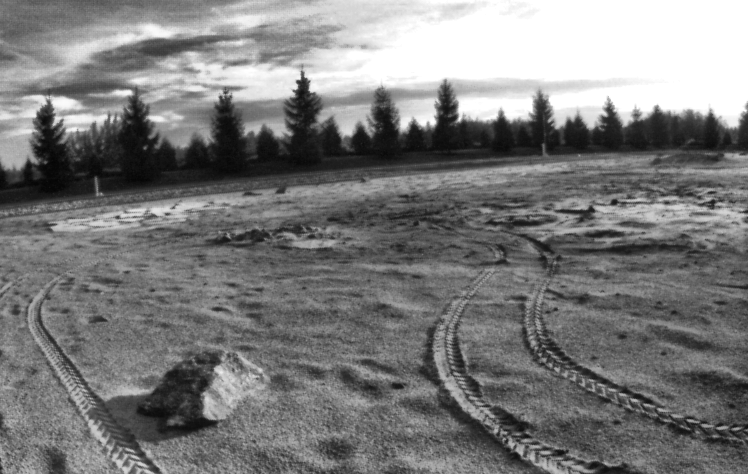
#> input picture data/omni_image0/image_for_matching.png, 748 x 474 px, found by its file name
$ python main2.py
#> lines starting #> are read from the running program, lines starting #| are printed output that depends on the picture
### helper.py
import numpy as np
import cv2
import scipy.ndimage
from numpy.linalg import inv
# [72 lines left out: functions q_to_R, cam_intrinsics, cam_transforms, obtain_index, not called in this run]
        # return np.array([i-2,i-8])
def obtain_good_matches(bf,cur, neighb):

    # use brute force match to find the kth nearest neighbour match
    matches = bf.knnMatch(cur,neighb,k=2)

    # Store all the good matches as per Lowe's ratio test
    good = []
    for m,n in matches:
        if m.distance < 0.7*n.distance:
            good.append([m])

    return good

# [89 lines left out: functions obtain_H_from_T, obtain_Hs, warpTwoImages, trim, panorama, not called in this run]

### unused/main2.py
import numpy as np
import cv2 as cv
import scipy as sp
from helper import *

"""
Algorithm: Automatic Panorama Stitching (A simpler version)

Input: n unordered images, in this case n = 10
Output: Panoramic image

I. Extract SIFT features from all n images.
II. Brute-Force Matching with SIFT Descriptors and Ratio Test
III. For each image:
    (i) Select m candidate matching images that have the most feature matches to this images (we use m = 5 since we know the omni-camera's configuration and for a given image, there will only be 5 other images that could match it and we know which images are the candidates)
    (ii) Find consistent feature matches using RANSAC to solve the optimal homography between pairs of images
IV. Find connected components of image matches
V. For each connected component:
    (i) Utilize the cameras parameters from the dataset
    (ii) Render panorama using multi-band blending

"""


# initializations
img = []
kps = []
dess = []

m = 5 # number of candidate matching images

# I. initialize sift detector
sift = cv.SIFT_create()

for i in range(10):

    # import images
    image = cv.imread('./data/omni_image'+str(i)+'/image_for_matching.png')
#> image is the input picture: shape (474, 748, 3); min 4, max 255, mean 123.4
    img.append(image)

    # make current image to grey scale and
    gray = cv.cvtColor(image,cv.COLOR_BGR2GRAY)

    # detect keypoints and compute descriptors from the keypoints
    kp, des = sift.detectAndCompute(gray,None)
#> kp = 3821 keypoints; strongest (x, y, size): (303, 84, 8.2), (403, 125, 8.3), (542, 106, 11.2), (473, 109, 19.7)

    # collect all the keypoints and descriptors
    kps.append(kp)
    dess.append(des)

bf = cv.BFMatcher()

good = obtain_good_matches(bf,dess[0],dess[2])
#> in obtain_good_matches, `matches = bf.knnMatch(cur,neighb,k=2)`: matches = 3821 matches
#> in obtain_good_matches, `matches = bf.knnMatch(cur,neighb,k=2)`:
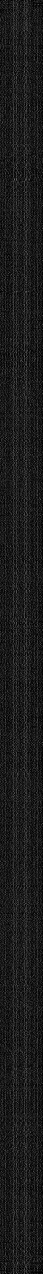
#> cur: shape (3821, 128) float32 (shown at 1/3 size); min 0, max 193, mean 27.3


img3 = cv.drawMatchesKnn(img[0],kps[0],img[2],kps[2],good,None,flags=cv.DrawMatchesFlags_NOT_DRAW_SINGLE_POINTS)
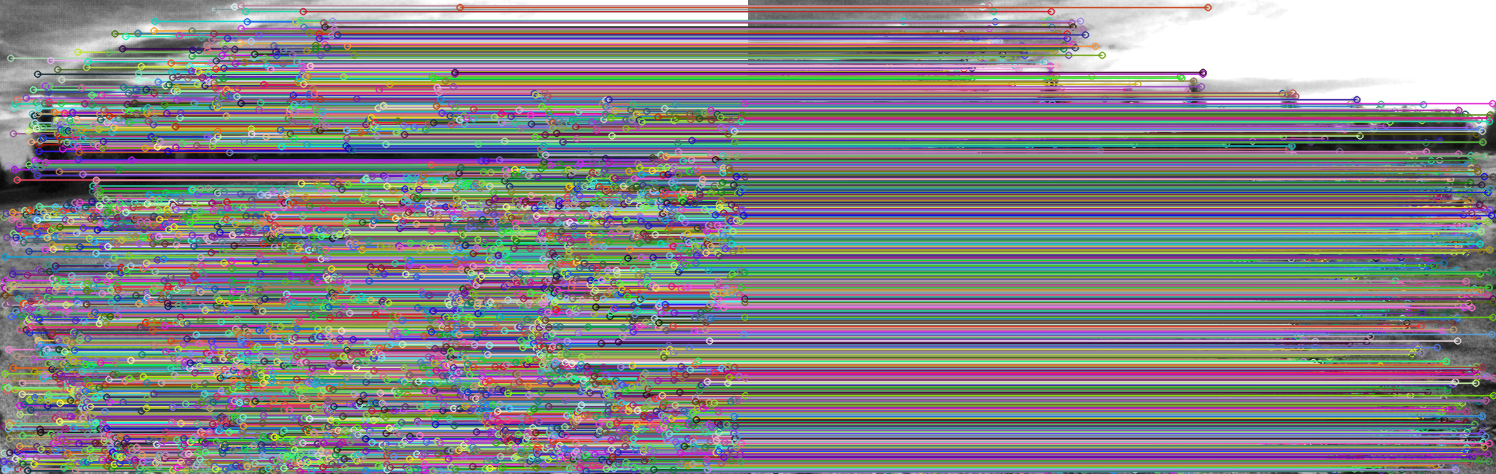
#> img3: shape (474, 1496, 3); mean of channels 0, 1, 2 135.1, 132.6, 133.6; drawn as B, G, R
cv.imwrite('Test0-2.jpg',img3)

good = obtain_good_matches(bf,dess[2],dess[4])

img3 = cv.drawMatchesKnn(img[2],kps[2],img[4],kps[4],good,None,flags=cv.DrawMatchesFlags_NOT_DRAW_SINGLE_POINTS)
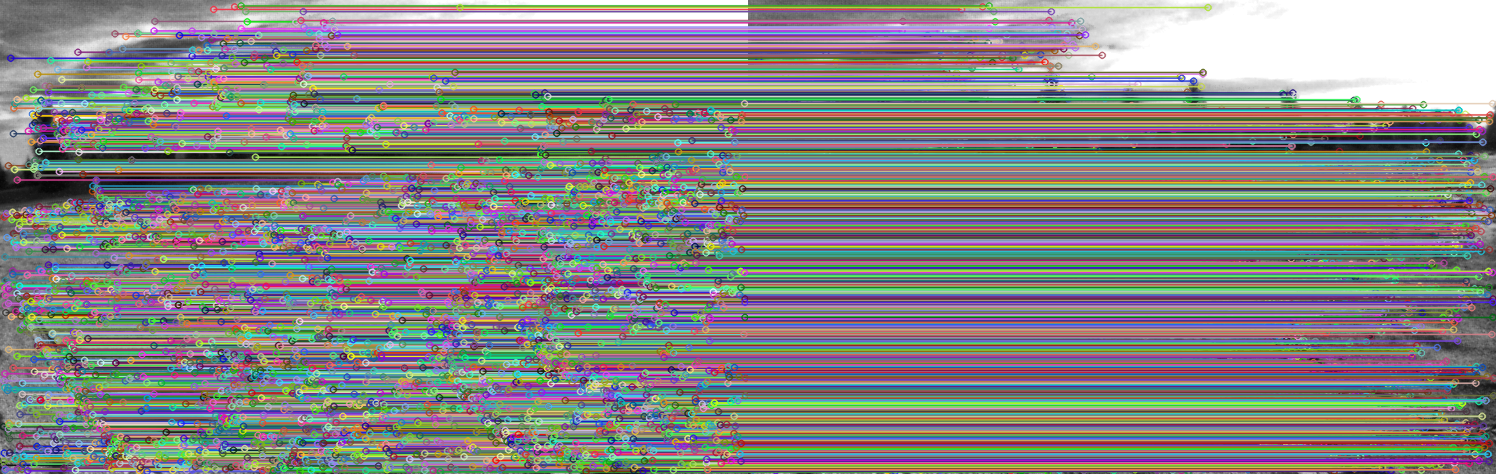
#> img3: shape (474, 1496, 3); mean of channels 0, 1, 2 132.7, 133.7, 134.4; drawn as B, G, R
cv.imwrite('Test2-4.jpg',img3)

# if __name__=="__main__":
